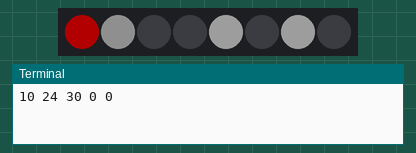
Bench run of a program on a simulated Raspberry Pi (BCM pin numbers) with a Blinkt!. On the bench: 8 RGB LEDs in strip order, left to right, the last lines printed to the terminal. Dim RGB values are drawn brighter than linear; the clock reads 2024-03-15 10:24:30 at power-on unless the program sets it.

Above: at 0.1 s.
At 4.1 s:
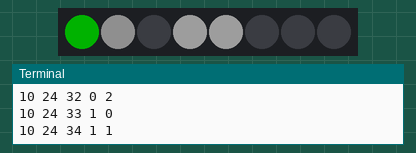
At 8.1 s:
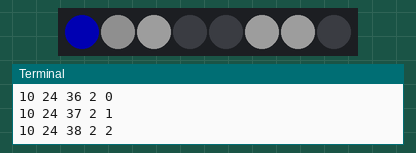
At 17.1 s:
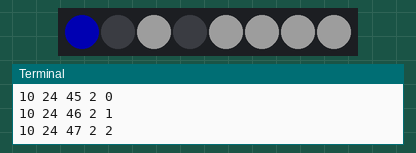
At 27.1 s:
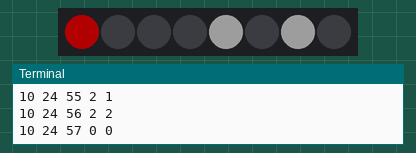
At 39.1 s:
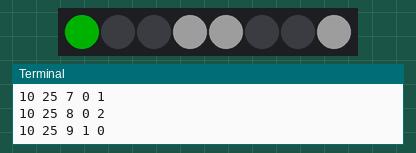
Timing chart, 0 to 40.0 s (numbered marks = the images above):
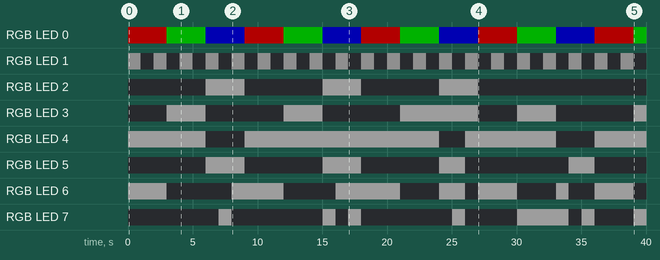

The program:

binary-clock.py
```python
from blinkt import set_pixel, clear, show
from time import localtime, sleep

MODE_HOUR = 0
MODE_MIN = 1
MODE_SEC = 2

time_to_stay_in_mode = 3
time_in_mode = 0
mode = 0

lh = 0
lm = 0

while True:
    t = localtime()
    h, m, s = t.tm_hour, t.tm_min, t.tm_sec
    print(h, m, s, mode, time_in_mode)

    if h != lh:
        mode = MODE_HOUR
        time_in_mode = 0

    elif m != lm:
        mode = MODE_MIN
        time_in_mode = 0

    lm = m
    lh = h

    clear()

    if (s % 2) == 0:
        set_pixel(1, 64, 64, 64)

    if mode == MODE_HOUR:
        set_pixel(0, 255, 0, 0)
        for x in range(6):
            bit = (h & (1 << x)) > 0
            r, g, b = [128 * bit] * 3
            set_pixel(7 - x, r, g, b)

    if mode == MODE_MIN:
        set_pixel(0, 0, 255, 0)
        for x in range(6):
            bit = (m & (1 << x)) > 0
            r, g, b = [128 * bit] * 3
            set_pixel(7 - x, r, g, b)

    if mode == MODE_SEC:
        set_pixel(0, 0, 0, 255)
        for x in range(6):
            bit = (s & (1 << x)) > 0
            r, g, b = [128 * bit] * 3
            set_pixel(7 - x, r, g, b)

    show()

    time_in_mode += 1
    if time_in_mode == time_to_stay_in_mode:
        mode += 1
        mode %= 3
        time_in_mode = 0

    sleep(1)
```

Measured:
- by itself, RGB LED 0: repeats every 9.0 s: RGB(0, 58, 0) 3.0 s, RGB(0, 0, 58) 3.0 s, RGB(58, 0, 0) 3.0 s
- by itself, RGB LED 1: alternates RGB(15, 15, 15) for 1.0 s and off for 1.0 s
- by itself, RGB LED 2: alternates RGB(29, 29, 29) for 3.0 s and off for 6.0 s, 6 changes in all, then stays off
- by itself, RGB LED 4: goes RGB(29, 29, 29) 6.0 s, off 3.0 s, RGB(29, 29, 29) 15.0 s, off 2.0 s, RGB(29, 29, 29) 7.0 s, off 3.0 s, then RGB(29, 29, 29)
- by itself, RGB LED 3: off → RGB(29, 29, 29) at 3.0 s, → off 3.0 s later, → RGB(29, 29, 29) 6.0 s later, → off 3.0 s later, … (9 changes in this stretch)
- what the display in image 1 shows lasts 1.0 s, from 4.0 s to 5.0 s
